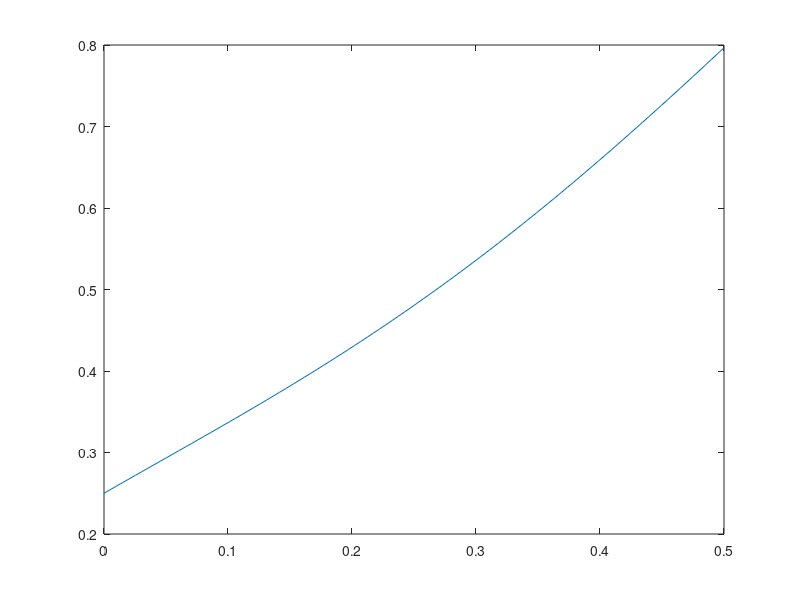
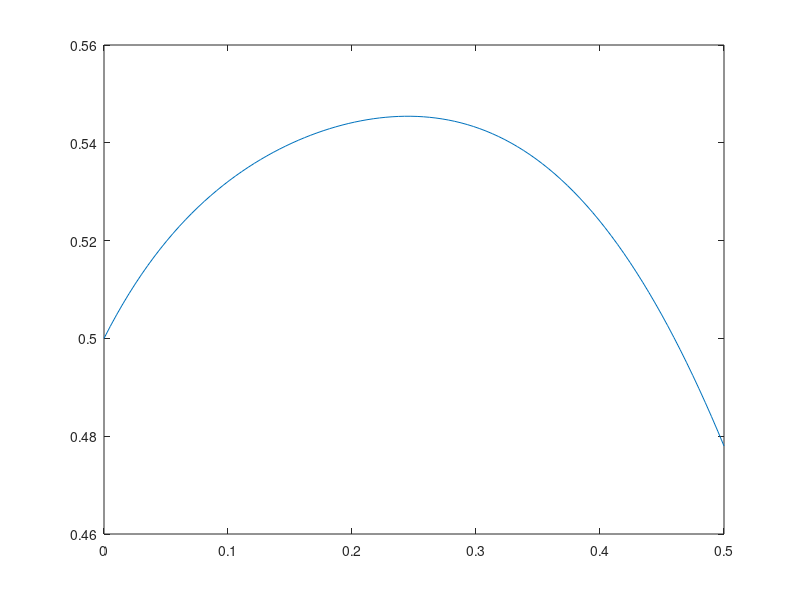

Source code (MATLAB) for these figures, in order:
 clear all; clc; close all

 alphaCF = @(x)(1+3*x-2*x^2+20*x^3-18*x^4+28*x^5-60*x^6+72*x^7-40*x^8+8*x^9)/(2*(2-x)*(1-x+4*x^2-2*x^3)*(1+x-2*x^2+2*x^3));

 betaCF = @(x,T,k)(1-x)^2*(1-2*x+4*x^2)/(2*(2-x)*(1-x+4*x^2-2*x^3)*(x^k*(2-x)^k*(1-2*x+2*x^2)^(k+1)...
                         -x^(-(T-k))*(2-x)^(-(T-k))*(1-2*x+2*x^2)^(-(T-k-1))));

 
 xset = linspace(0,0.5,100);
 
 T = 100;
 k = 10;
 
 for i = 1:100
     x= xset(i);
     
    nom(i) = (1+x-2*x^2+2*x^3)/(2-x); 
     
     
    c(i) = alphaCF(x)-betaCF(x,T,k) ;
    
    
    e(i) = x^(T-k)*(1-x)/(1-x^T);
    
    thputgap(i) = (1+x-2*x^2+2*x^3)/(2-x)/(c(i)+x^(T-k)*(1-x)/(1-x^T)) - (1-x)/(1+x^(T-k+1)*(1-x)/(1-x^T));
 end
 figure
 plot(xset,c);
 
% figure
% plot(xset,1./nom)

%figure
%plot(xset,1./(c.*xset))


figure
plot(xset,c./nom.*(1-xset))

% 
% figure
% plot(xset,x.*c)
% 
% figure
% plot(xset,thputgap)